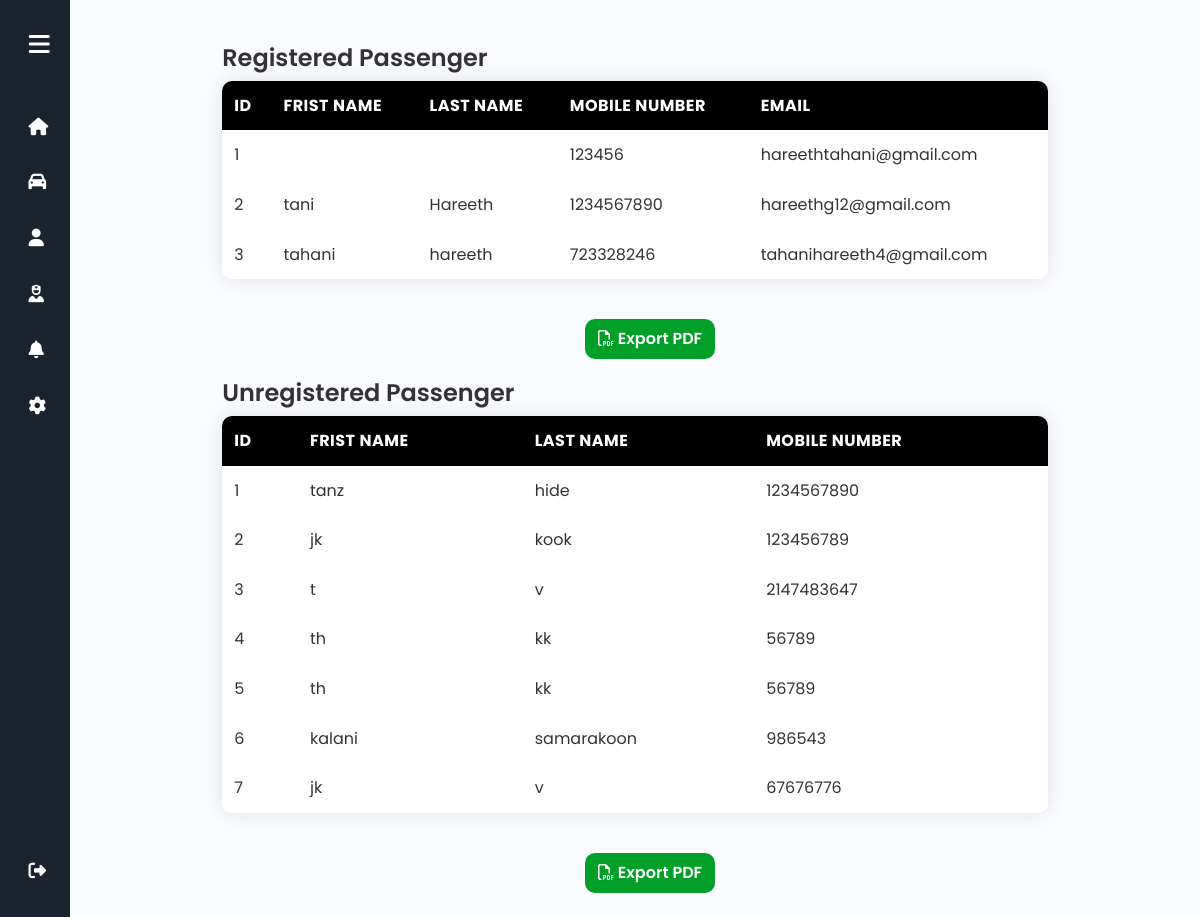
Page /Admin/backend/AdminPassengers.php on the earlier database version.
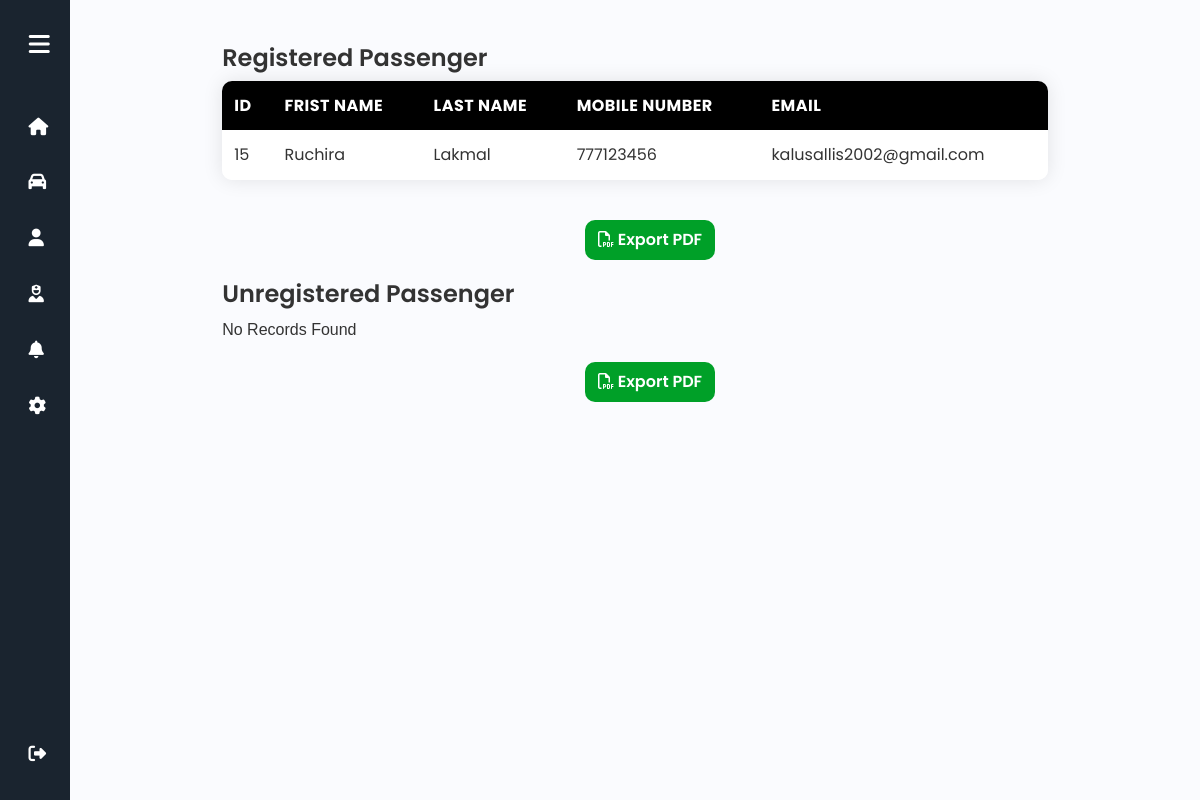
Same page on the later database version.
### tables this page shows
CREATE TABLE `passenger` (
  `passengerID` int(11) NOT NULL,
  `firstName` varchar(150) NOT NULL,
  `lastName` varchar(150) NOT NULL,
  `mobile` int(11) NOT NULL,
  `email` varchar(200) NOT NULL,
  `password` varchar(100) NOT NULL
);

CREATE TABLE `unregpassengers` (
  `unregPassengerID` int(20) NOT NULL,
  `firstName` varchar(255) DEFAULT NULL,
  `lastName` varchar(255) DEFAULT NULL,
  `mobilenumber` int(11) DEFAULT NULL
);

### Admin/backend/AdminPassengers.php (the view, shortened to what this page needs)
<!DOCTYPE html>
<html lang="en">
  <head>
    <link
      rel="stylesheet"
      href="https://cdnjs.cloudflare.com/ajax/libs/font-awesome/6.5.1/css/all.min.css"
    />
    <link
      href="https://cdn.jsdelivr.net/npm/bootstrap@5.3.0-alpha3/dist/css/bootstrap.min.css"
      rel="stylesheet"
    />
    <link rel="stylesheet" href="Sass/AdminPassengers.min.css" />
  </head>
  <body>
    <div class="wrapper">
      <aside class="sidebar">
        <div class="d-flex">
          <button class="toggle-btn" type="button">
            <i class="fas fa-bars"></i>
          </button>
        </div>
        <ul class="sidebar-nav">
          <li class="sidebar-item">
            <a href="AdminHome.php" class="sidebar-link">
              <i class="fas fa-home"></i>
            </a>
          </li>
          <li class="sidebar-item">
            <a href="AdminRides.php" class="sidebar-link">
              <i class="fas fa-car"></i>
            </a>
          </li>
          <li class="sidebar-item">
            <a href="#" class="sidebar-link">
              <i class="fas fa-user"></i>
            </a>
          </li>
          <li class="sidebar-item">
            <a href="AdminDrivers.php" class="sidebar-link">
            <i class="fa-solid fa-user-nurse"></i>
            </a>
          </li>
          <li class="sidebar-item">
            <a href="#" class="sidebar-link">
              <i class="fas fa-bell"></i>
            </a>
          </li>
          <li class="sidebar-item">
            <a href="#" class="sidebar-link">
              <i class="fas fa-cog"></i>
            </a>
          </li>
        </ul>
        <div class="sidebar-footer">
          <a href="../admin.html" class="sidebar-link">
            <i class="fas fa-right-from-bracket"></i>
          </a>
        </div>
      </aside>
      <div class="main p-4">
        <?php
          $servername = "localhost";
          $username = "root";
          $password = "";
          $dbname="citytaxi";
          $conn = mysqli_connect($servername,$username,$password,$dbname);
        ?>
        <div class="tableContent">
            <h1>Registered Passenger</h1>
            <?php
                $sql="SELECT * FROM passenger";
                $result=mysqli_query($conn,$sql);
                if(mysqli_num_rows($result)>0){
              ?>
            <table>
                <thead>
                    <tr>
                    <th>ID</th>
                    <th>Frist Name</th>
                    <th>Last Name</th>
                    <th>Mobile Number</th>
                    <th>Email</th>
                    </tr>
                    <?php
                      while($row=mysqli_fetch_array($result)){
                    ?>
                </thead>
                <tbody>
                <tr>
                    <td data-label="#"><?php echo $row["passengerID"];?></td>
                    <td data-label="#"><?php echo $row["firstName"];?></td>
                    <td data-label="#"><?php echo $row["lastName"];?></td>
                    <td data-label="#"><?php echo $row["mobile"];?></td>
                    <td data-label="#"><?php echo $row["email"];?></td>
                </tr>
                <?php
                  }
                ?>
                </tbody>
            </table>
            <?php
              }
              else{
                echo "No Records Found";
              }
            ?>
        </div>
        <center>
          <div class="exportButton">
            <button onclick="window.location.href='export_RP_pdf.php'" class="export_btn"><i class="fa-regular fa-file-pdf"></i> Export PDF</button>
          </div>
        </center>
        <div class="tableContent">
            <h1>Unregistered Passenger</h1>
            <?php
                $sql="SELECT * FROM unregpassengers";
                $result=mysqli_query($conn,$sql);
                if(mysqli_num_rows($result)>0){
              ?>
            <table>
                <thead>
                    <tr>
                    <th>ID</th>
                    <th>Frist Name</th>
                    <th>Last Name</th>
                    <th>Mobile Number</th>
                    </tr>
                    <?php
                      while($row=mysqli_fetch_array($result)){
                    ?>
                </thead>
                <tbody>
                <tr>
                    <td data-label="#"><?php echo $row["unregPassengerID"];?></td>
                    <td data-label="#"><?php echo $row["firstName"];?></td>
                    <td data-label="#"><?php echo $row["lastName"];?></td>
                    <td data-label="#"><?php echo $row["mobilenumber"];?></td>
                </tr>
                <?php
                  }
                ?>
                </tbody>
            </table>
            <?php
              }
              else{
                echo "No Records Found";
              }
            ?>
        </div>
        <center>
          <div class="exportButton">
            <button onclick="window.location.href='export_UNR_pdf.php'" class="export_btn"><i class="fa-regular fa-file-pdf"></i> Export PDF</button>
          </div>
        </center>
      </div>
    </div>
  </body>
</html>

Differences in the rows shown:
removed passenger: passengerID "1", mobile "123456", email "hareethtahani@gmail.com"
removed passenger: passengerID "2", firstName "tani", lastName "Hareeth", mobile "1234567890", email "hareethg12@gmail.com"
removed passenger: passengerID "3", firstName "tahani", lastName "hareeth", mobile "723328246", email "tahanihareeth4@gmail.com"
removed unregpassengers: unregPassengerID "1", firstName "tanz", lastName "hide", mobilenumber "1234567890"
removed unregpassengers: unregPassengerID "2", firstName "jk", lastName "kook", mobilenumber "123456789"
removed unregpassengers: unregPassengerID "3", firstName "t", lastName "v", mobilenumber "2147483647"
removed unregpassengers: unregPassengerID "4", firstName "th", lastName "kk", mobilenumber "56789"
removed unregpassengers: unregPassengerID "5", firstName "th", lastName "kk", mobilenumber "56789"
removed unregpassengers: unregPassengerID "6", firstName "kalani", lastName "samarakoon", mobilenumber "986543"
removed unregpassengers: unregPassengerID "7", firstName "jk", lastName "v", mobilenumber "67676776"
added passenger: passengerID "15", firstName "Ruchira", lastName "Lakmal", mobile "777123456", email "kalusallis2002@gmail.com"
Other differences:
text no longer shown: "ID FRIST NAME LAST NAME MOBILE NUMBER"
text now shown: "No Records Found"
